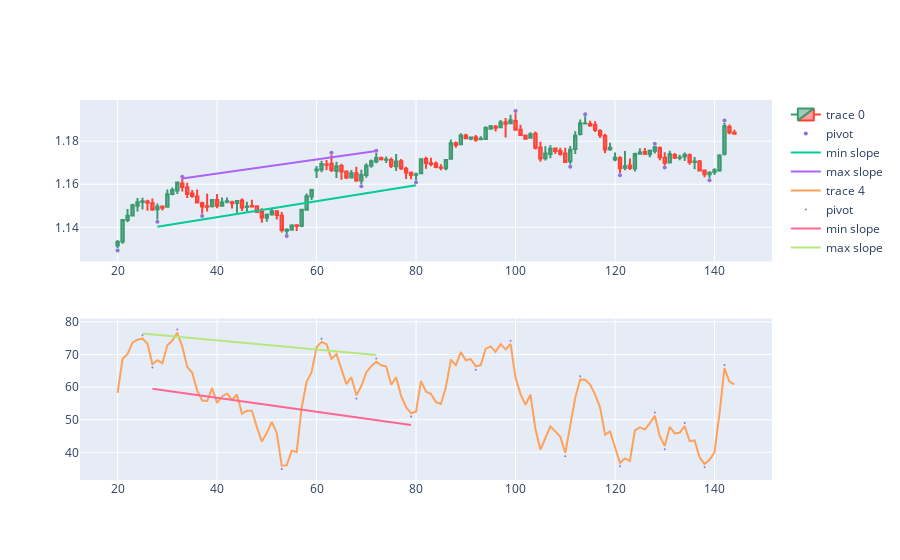

The code cell stored with this chart in its notebook:
### Code cell
import numpy as np
from matplotlib import pyplot
backcandles= 60

#candleid = 8800
candleid = 85

maxim = np.array([])
minim = np.array([])
xxmin = np.array([])
xxmax = np.array([])

maximRSI = np.array([])
minimRSI = np.array([])
xxminRSI = np.array([])
xxmaxRSI = np.array([])

for i in range(candleid-backcandles, candleid+1):
    if df.iloc[i].pivot == 1:
        minim = np.append(minim, df.iloc[i].low)
        xxmin = np.append(xxmin, i) #could be i instead df.iloc[i].name
    if df.iloc[i].pivot == 2:
        maxim = np.append(maxim, df.iloc[i].high)
        xxmax = np.append(xxmax, i) # df.iloc[i].name
    if df.iloc[i].RSIpivot == 1:
        minimRSI = np.append(minimRSI, df.iloc[i].RSI)
        xxminRSI = np.append(xxminRSI, df.iloc[i].name)
    if df.iloc[i].RSIpivot == 2:
        maximRSI = np.append(maximRSI, df.iloc[i].RSI)
        xxmaxRSI = np.append(xxmaxRSI, df.iloc[i].name)
        
slmin, intercmin = np.polyfit(xxmin, minim,1)
slmax, intercmax = np.polyfit(xxmax, maxim,1)
slminRSI, intercminRSI = np.polyfit(xxminRSI, minimRSI,1)
slmaxRSI, intercmaxRSI = np.polyfit(xxmaxRSI, maximRSI,1)

print(slmin, slmax, slminRSI, slmaxRSI)


dfpl = df[candleid-backcandles-5:candleid+backcandles]
fig = make_subplots(rows=2, cols=1)
fig.append_trace(go.Candlestick(x=dfpl.index,
                open=dfpl['open'],
                high=dfpl['high'],
                low=dfpl['low'],
                close=dfpl['close']), row=1, col=1)
fig.add_scatter(x=dfpl.index, y=dfpl['pointpos'], mode="markers",
                marker=dict(size=4, color="MediumPurple"),
                name="pivot", row=1, col=1)
fig.add_trace(go.Scatter(x=xxmin, y=slmin*xxmin + intercmin, mode='lines', name='min slope'), row=1, col=1)
fig.add_trace(go.Scatter(x=xxmax, y=slmax*xxmax + intercmax, mode='lines', name='max slope'), row=1, col=1)

fig.append_trace(go.Scatter(x=dfpl.index, y=dfpl['RSI']), row=2, col=1)
fig.add_scatter(x=dfpl.index, y=dfpl['RSIpointpos'], mode="markers",
                marker=dict(size=2, color="MediumPurple"),
                name="pivot", row=2, col=1)
fig.add_trace(go.Scatter(x=xxminRSI, y=slminRSI*xxminRSI + intercminRSI, mode='lines', name='min slope'), row=2, col=1)
fig.add_trace(go.Scatter(x=xxmaxRSI, y=slmaxRSI*xxmaxRSI + intercmaxRSI, mode='lines', name='max slope'), row=2, col=1)

fig.update_layout(xaxis_rangeslider_visible=False)
fig.show()

### Figure 1 — Plotly figure (JSON) as saved in the notebook; plotly's stock layout.template omitted (floating-point values rounded to 4 significant figures)
{"data": [{"close": [1.133, 1.143, 1.145, 1.15, 1.152, 1.152, 1.151, 1.148, 1.15, 1.149, 1.155, 1.157, 1.161, 1.159, 1.156, 1.155, 1.151, 1.15, 1.15, 1.153, 1.15, 1.151, 1.152, 1.151, 1.152, 1.149, 1.15, 1.15, 1.147, 1.145, 1.146, 1.147, 1.146, 1.139, 1.139, 1.141, 1.141, 1.148, 1.154, 1.157, 1.167, 1.169, 1.169, 1.167, 1.168, 1.166, 1.163, 1.165, 1.162, 1.164, 1.169, 1.171, 1.172, 1.172, 1.171, 1.169, 1.171, 1.167, 1.165, 1.164, 1.165, 1.172, 1.17, 1.169, 1.168, 1.168, 1.171, 1.179, 1.178, 1.183, 1.181, 1.182, 1.181, 1.181, 1.186, 1.187, 1.186, 1.189, 1.188, 1.19, 1.185, 1.183, 1.181, 1.183, 1.177, 1.172, 1.174, 1.176, 1.175, 1.174, 1.17, 1.176, 1.183, 1.188, 1.188, 1.187, 1.185, 1.183, 1.176, 1.177, 1.172, 1.167, 1.168, 1.168, 1.174, 1.175, 1.174, 1.176, 1.177, 1.173, 1.17, 1.174, 1.172, 1.172, 1.174, 1.17, 1.171, 1.166, 1.165, 1.165, 1.166, 1.173, 1.187, 1.184, 1.183], "high": [1.134, 1.143, 1.149, 1.151, 1.154, 1.154, 1.153, 1.153, 1.151, 1.15, 1.158, 1.158, 1.161, 1.162, 1.161, 1.157, 1.158, 1.152, 1.156, 1.153, 1.155, 1.154, 1.154, 1.152, 1.153, 1.153, 1.152, 1.153, 1.15, 1.149, 1.146, 1.149, 1.148, 1.147, 1.14, 1.141, 1.141, 1.149, 1.156, 1.158, 1.169, 1.171, 1.171, 1.174, 1.17, 1.17, 1.166, 1.167, 1.168, 1.167, 1.17, 1.172, 1.175, 1.173, 1.173, 1.172, 1.174, 1.172, 1.168, 1.166, 1.165, 1.172, 1.173, 1.172, 1.171, 1.169, 1.172, 1.181, 1.18, 1.184, 1.183, 1.182, 1.183, 1.182, 1.187, 1.188, 1.188, 1.19, 1.191, 1.192, 1.193, 1.188, 1.183, 1.184, 1.185, 1.18, 1.178, 1.178, 1.177, 1.177, 1.177, 1.178, 1.185, 1.19, 1.192, 1.19, 1.189, 1.186, 1.183, 1.179, 1.175, 1.173, 1.175, 1.172, 1.175, 1.177, 1.177, 1.176, 1.178, 1.178, 1.175, 1.176, 1.174, 1.174, 1.175, 1.174, 1.173, 1.171, 1.166, 1.166, 1.167, 1.174, 1.189, 1.188, 1.185], "low": [1.13, 1.132, 1.142, 1.145, 1.147, 1.148, 1.148, 1.148, 1.144, 1.148, 1.149, 1.155, 1.155, 1.157, 1.154, 1.154, 1.151, 1.146, 1.147, 1.149, 1.149, 1.15, 1.151, 1.149, 1.147, 1.148, 1.147, 1.149, 1.147, 1.142, 1.143, 1.145, 1.144, 1.138, 1.137, 1.139, 1.138, 1.14, 1.148, 1.153, 1.163, 1.166, 1.167, 1.166, 1.163, 1.162, 1.162, 1.163, 1.161, 1.16, 1.163, 1.168, 1.17, 1.171, 1.17, 1.168, 1.166, 1.167, 1.162, 1.162, 1.162, 1.165, 1.167, 1.168, 1.167, 1.166, 1.167, 1.171, 1.177, 1.178, 1.181, 1.18, 1.18, 1.181, 1.181, 1.186, 1.185, 1.186, 1.182, 1.188, 1.185, 1.182, 1.181, 1.181, 1.176, 1.17, 1.171, 1.172, 1.174, 1.173, 1.17, 1.169, 1.174, 1.183, 1.188, 1.187, 1.184, 1.182, 1.174, 1.176, 1.171, 1.165, 1.166, 1.167, 1.166, 1.174, 1.174, 1.173, 1.174, 1.171, 1.169, 1.17, 1.172, 1.171, 1.171, 1.169, 1.167, 1.166, 1.163, 1.163, 1.164, 1.166, 1.173, 1.183, 1.183], "open": [1.132, 1.133, 1.143, 1.145, 1.15, 1.152, 1.152, 1.151, 1.148, 1.15, 1.15, 1.155, 1.157, 1.16, 1.158, 1.156, 1.154, 1.151, 1.15, 1.15, 1.153, 1.15, 1.152, 1.152, 1.151, 1.152, 1.149, 1.15, 1.15, 1.147, 1.144, 1.146, 1.147, 1.145, 1.138, 1.139, 1.141, 1.141, 1.148, 1.154, 1.166, 1.167, 1.169, 1.169, 1.166, 1.168, 1.166, 1.163, 1.165, 1.162, 1.164, 1.169, 1.171, 1.172, 1.171, 1.171, 1.168, 1.171, 1.167, 1.165, 1.164, 1.165, 1.172, 1.17, 1.169, 1.168, 1.167, 1.172, 1.179, 1.179, 1.183, 1.181, 1.182, 1.181, 1.181, 1.186, 1.187, 1.186, 1.189, 1.188, 1.189, 1.185, 1.183, 1.182, 1.183, 1.177, 1.172, 1.174, 1.177, 1.175, 1.174, 1.171, 1.176, 1.183, 1.188, 1.188, 1.188, 1.185, 1.182, 1.176, 1.171, 1.172, 1.168, 1.169, 1.167, 1.174, 1.175, 1.174, 1.176, 1.177, 1.172, 1.17, 1.174, 1.172, 1.173, 1.173, 1.17, 1.171, 1.166, 1.165, 1.166, 1.166, 1.174, 1.187, 1.184], "type": "candlestick", "x": [20, 21, 22, 23, 24, 25, 26, 27, 28, 29, 30, 31, 32, 33, 34, 35, 36, 37, 38, 39, 40, 41, 42, 43, 44, 45, 46, 47, 48, 49, 50, 51, 52, 53, 54, 55, 56, 57, 58, 59, 60, 61, 62, 63, 64, 65, 66, 67, 68, 69, 70, 71, 72, 73, 74, 75, 76, 77, 78, 79, 80, 81, 82, 83, 84, 85, 86, 87, 88, 89, 90, 91, 92, 93, 94, 95, 96, 97, 98, 99, 100, 101, 102, 103, 104, 105, 106, 107, 108, 109, 110, 111, 112, 113, 114, 115, 116, 117, 118, 119, 120, 121, 122, 123, 124, 125, 126, 127, 128, 129, 130, 131, 132, 133, 134, 135, 136, 137, 138, 139, 140, 141, 142, 143, 144], "xaxis": "x", "yaxis": "y"}, {"marker": {"color": "MediumPurple", "size": 4}, "mode": "markers", "name": "pivot", "type": "scatter", "x": [20, 21, 22, 23, 24, 25, 26, 27, 28, 29, 30, 31, 32, 33, 34, 35, 36, 37, 38, 39, 40, 41, 42, 43, 44, 45, 46, 47, 48, 49, 50, 51, 52, 53, 54, 55, 56, 57, 58, 59, 60, 61, 62, 63, 64, 65, 66, 67, 68, 69, 70, 71, 72, 73, 74, 75, 76, 77, 78, 79, 80, 81, 82, 83, 84, 85, 86, 87, 88, 89, 90, 91, 92, 93, 94, 95, 96, 97, 98, 99, 100, 101, 102, 103, 104, 105, 106, 107, 108, 109, 110, 111, 112, 113, 114, 115, 116, 117, 118, 119, 120, 121, 122, 123, 124, 125, 126, 127, 128, 129, 130, 131, 132, 133, 134, 135, 136, 137, 138, 139, 140, 141, 142, 143, 144], "xaxis": "x", "y": [1.129, null, null, null, null, null, null, null, 1.143, null, null, null, null, 1.163, null, null, null, 1.145, null, null, null, null, null, null, null, null, null, null, null, null, null, null, null, null, 1.136, null, null, null, null, null, null, null, null, 1.175, null, null, null, null, null, 1.159, null, null, 1.176, null, null, null, null, null, null, null, 1.161, null, null, null, null, null, null, null, null, null, null, null, null, null, null, null, null, null, null, null, 1.194, null, null, null, null, null, null, null, null, null, null, 1.168, null, null, 1.193, null, null, null, null, null, null, 1.164, null, null, null, null, null, null, 1.179, null, 1.168, null, null, null, null, null, null, null, null, 1.162, null, null, 1.19, null, null], "yaxis": "y"}, {"mode": "lines", "name": "min slope", "type": "scatter", "x": [28, 37, 54, 69, 80], "xaxis": "x", "y": [1.14, 1.144, 1.15, 1.155, 1.16], "yaxis": "y"}, {"mode": "lines", "name": "max slope", "type": "scatter", "x": [33, 63, 72], "xaxis": "x", "y": [1.163, 1.172, 1.175], "yaxis": "y"}, {"type": "scatter", "x": [20, 21, 22, 23, 24, 25, 26, 27, 28, 29, 30, 31, 32, 33, 34, 35, 36, 37, 38, 39, 40, 41, 42, 43, 44, 45, 46, 47, 48, 49, 50, 51, 52, 53, 54, 55, 56, 57, 58, 59, 60, 61, 62, 63, 64, 65, 66, 67, 68, 69, 70, 71, 72, 73, 74, 75, 76, 77, 78, 79, 80, 81, 82, 83, 84, 85, 86, 87, 88, 89, 90, 91, 92, 93, 94, 95, 96, 97, 98, 99, 100, 101, 102, 103, 104, 105, 106, 107, 108, 109, 110, 111, 112, 113, 114, 115, 116, 117, 118, 119, 120, 121, 122, 123, 124, 125, 126, 127, 128, 129, 130, 131, 132, 133, 134, 135, 136, 137, 138, 139, 140, 141, 142, 143, 144], "xaxis": "x2", "y": [58.23, 68.61, 70.21, 73.64, 74.54, 74.88, 73.37, 67.05, 68.23, 67.31, 72.83, 74.29, 76.65, 72.46, 66.19, 64.41, 58.94, 55.91, 55.74, 59.75, 55.15, 57.16, 58.07, 56.08, 57.74, 51.88, 52.78, 52.74, 47.73, 43.3, 45.97, 49.33, 45.95, 35.92, 36.01, 40.52, 40.11, 53.69, 61.6, 64.61, 72.24, 73.87, 73.15, 68.68, 70.13, 65.75, 60.92, 63.04, 57.53, 60.35, 64.53, 66.42, 67.79, 66.7, 66.32, 60.72, 63.03, 57.33, 53.87, 51.98, 52.48, 61.94, 58.66, 57.87, 55.41, 54.85, 60.02, 68.41, 66.73, 70.75, 68.23, 68.6, 66.36, 66.77, 71.82, 72.51, 70.81, 73.23, 71.6, 73.23, 62.84, 57.85, 54.59, 57.67, 47.18, 40.86, 44.53, 47.93, 46.42, 44.8, 39.83, 48.83, 56.71, 62.37, 62.29, 60.81, 57.69, 53.74, 45.45, 46.42, 41.29, 36.73, 38.15, 37.34, 46.75, 47.68, 47.0, 48.92, 51.24, 44.96, 41.96, 47.81, 45.8, 46.03, 48.03, 43.43, 43.68, 38.48, 36.45, 37.71, 40.04, 51.79, 65.82, 61.71, 60.81], "yaxis": "y2"}, {"marker": {"color": "MediumPurple", "size": 2}, "mode": "markers", "name": "pivot", "type": "scatter", "x": [20, 21, 22, 23, 24, 25, 26, 27, 28, 29, 30, 31, 32, 33, 34, 35, 36, 37, 38, 39, 40, 41, 42, 43, 44, 45, 46, 47, 48, 49, 50, 51, 52, 53, 54, 55, 56, 57, 58, 59, 60, 61, 62, 63, 64, 65, 66, 67, 68, 69, 70, 71, 72, 73, 74, 75, 76, 77, 78, 79, 80, 81, 82, 83, 84, 85, 86, 87, 88, 89, 90, 91, 92, 93, 94, 95, 96, 97, 98, 99, 100, 101, 102, 103, 104, 105, 106, 107, 108, 109, 110, 111, 112, 113, 114, 115, 116, 117, 118, 119, 120, 121, 122, 123, 124, 125, 126, 127, 128, 129, 130, 131, 132, 133, 134, 135, 136, 137, 138, 139, 140, 141, 142, 143, 144], "xaxis": "x2", "y": [null, null, null, null, null, 75.88, null, 66.05, null, null, null, null, 77.65, null, null, null, null, null, null, null, null, null, null, null, null, null, null, null, null, null, null, null, null, 34.92, null, null, null, null, null, null, null, 74.87, null, null, null, null, null, null, 56.53, null, null, null, 68.79, null, null, null, null, null, null, 50.98, null, null, null, null, null, null, null, null, null, null, null, null, 65.36, null, null, null, null, null, null, 74.23, null, null, null, null, null, null, null, null, null, null, 38.83, null, null, 63.37, null, null, null, null, null, null, null, 35.73, null, null, null, null, null, null, 52.24, null, 40.96, null, null, null, 49.03, null, null, null, 35.45, null, null, null, 66.82, null, null], "yaxis": "y2"}, {"mode": "lines", "name": "min slope", "type": "scatter", "x": [27, 53, 68, 79], "xaxis": "x2", "y": [59.49, 53.92, 50.71, 48.36], "yaxis": "y2"}, {"mode": "lines", "name": "max slope", "type": "scatter", "x": [25, 32, 61, 72], "xaxis": "x2", "y": [76.46, 75.47, 71.4, 69.85], "yaxis": "y2"}], "layout": {"xaxis": {"anchor": "y", "domain": [0, 1], "rangeslider": {"visible": false}}, "xaxis2": {"anchor": "y2", "domain": [0, 1]}, "yaxis": {"anchor": "x", "domain": [0.575, 1]}, "yaxis2": {"anchor": "x2", "domain": [0, 0.425]}}}
